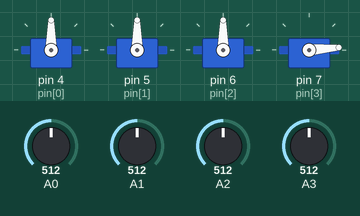
Recording of a sketch running on a simulated Arduino Uno, built with avr-gcc and run on an emulated ATmega328P. Shown: 4 × servo. The test bench sets the inputs (shaded band); at power-on: A0 = 512, A1 = 512, A2 = 512, A3 = 512.

Above: at 1.2 s.
1.3 s: A0 set to 105
2.8 s: A0 set to 92
At 3.26 s:
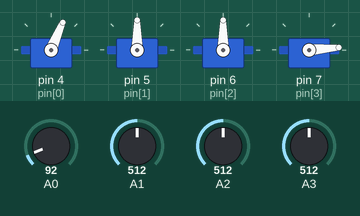
At 4.8 s:
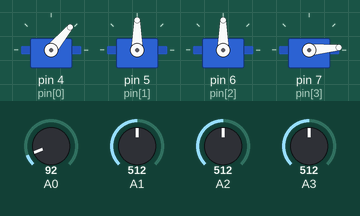
5.1 s: A1 set to 106
6.6 s: A1 set to 92
At 7.4 s:
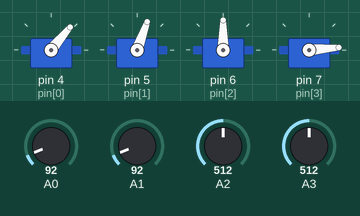
8.5 s: A2 set to 914
10.0 s: A2 set to 936
At 11.3 s:
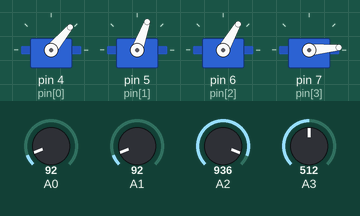
Timing chart, 0 to 13.0 s (numbered marks = the images above; inputs shaded):
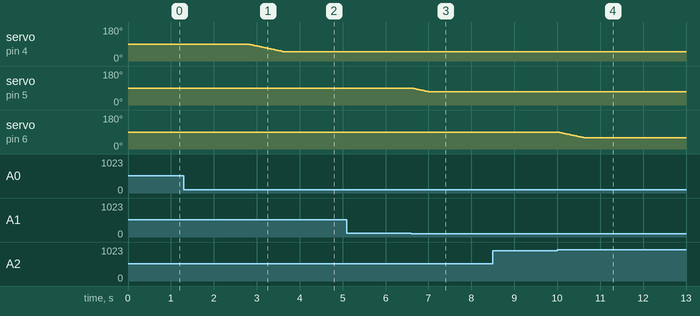

The sketch:

robot_arm_control.ino
```cpp
/*
      조이스틱을 이용해 로봇팔 조작하기
*/
#include <Servo.h>
#include <Wire.h>

Servo bottom, arm1, arm2, grip;
Servo servo[4] = {bottom, arm1, arm2, grip};

int preVal[4] = {90, 90, 90, 5};
int pin[4] = {4, 5, 6, 7};

void setup() {
  for (int i = 0; i < 4; i++) {
    servo[i].attach(pin[i]);
  }
  Serial.begin(9600);

  for (int i = 0; i < 4; i++) {
    servo[i].write(preVal[i]);
  }
}

void loop() {
  int Val[4];
  for (int i = 0; i < 4; i++) {
    Val[i] = analogRead(14 + i);

    // 조이스틱 반대방향으로 움직이기(arm1, arm2)
    if ( i == 2 || i == 3) {
      Val[i] = 1024 - Val[i];
    }

    moveServo(i, Val[i]);
  }
  delay(20);
}


void moveServo(byte num, int joy) {
  if (joy > 1000) {
    preVal[num] += 1;
    if (num == 0) {
      if (preVal[num] > 130) {
        preVal[num] = 130;
      }
    }
    else if (num == 1) {
      if (preVal[num] > 120) {
        preVal[num] = 120;
      }
    }
    else if (num == 2) {
      if (preVal[num] > 120) {
        preVal[num] = 120;
      }
    }
    else if (num == 3) {
      if (preVal[num] > 50) {
        preVal[num] = 50;
      }
    }
  }

  else if (joy < 100) {
    preVal[num] -= 1;
    if (num == 0) {
      if (preVal[num] < 50) {
        preVal[num] = 50;
      }
    }
    else if (num == 1) {
      if (preVal[num] < 70) {
        preVal[num] = 70;
      }
    }
    else if (num == 2) {
      if (preVal[num] < 60) {
        preVal[num] = 60;
      }
    }
    else if (num == 3) {
      if (preVal[num] <= 5) {
        preVal[num] = 5;
      }
    }
  }
  servo[num].write(preVal[num]);
}
```

Measured:
- the behaviour switches between 100 and 99 on A0 (found by bisection; images 0 and 1)
- the behaviour switches between 100 and 99 on A1 (found by bisection; images 2 and 3)
- the behaviour switches between 924 and 925 on A2 (found by bisection; images 3 and 4)
- after the input at 1.3 s, every drawn part: stays the same
- after the input at 2.8 s, servo on pin 4 (pin[0]): moves from 90° to 50° over 0.81 s, starting at once
- after the input at 5.1 s, every drawn part: stays the same
- after the input at 6.6 s, servo on pin 5 (pin[1]): moves from 90° to 70° over 0.39 s, starting at once
- after the input at 8.5 s, every drawn part: stays the same
- after the input at 10.0 s, servo on pin 6 (pin[2]): moves from 90° to 60° over 0.60 s, starting at once
